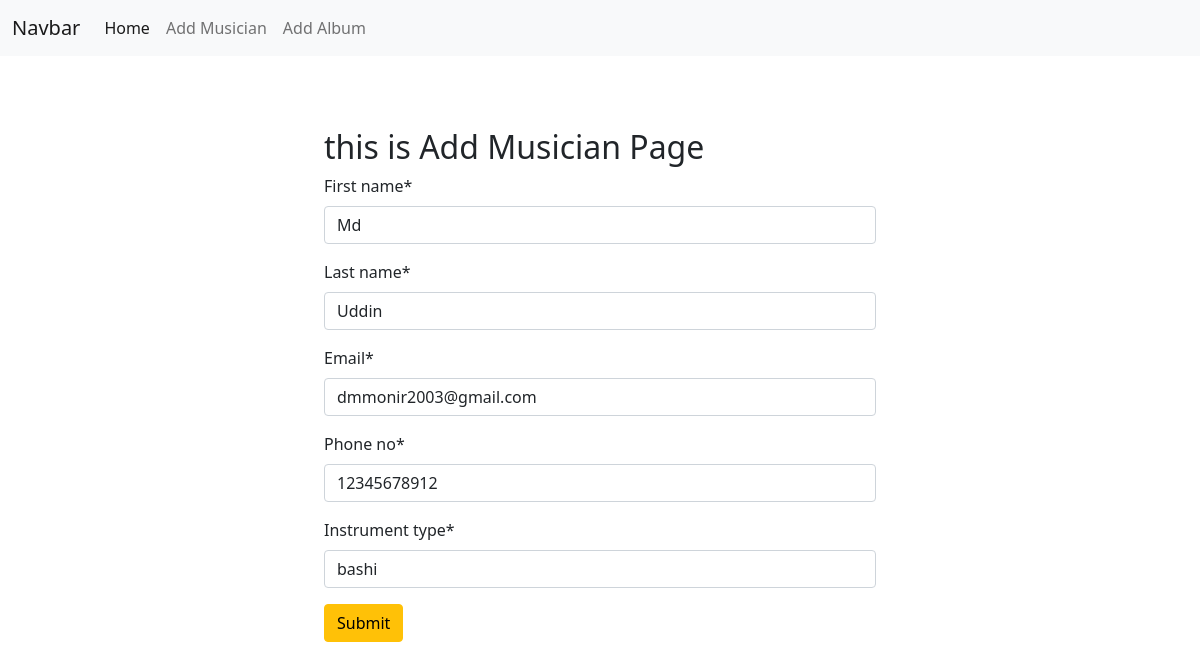
/musician/edit/5, run on the app's committed database.
### musician/models.py (models this page shows, shortened)
class MusicianModel(models.Model):
    first_name=models.CharField(max_length=100)
    last_name=models.CharField(max_length=100)
    email=models.EmailField()
    phone_no=models.CharField(max_length=11)
    instrument_type=models.CharField(max_length=100)

### musician/views.py (the view)
# urls.py: path('edit/<int:pk>',views.EditMusician.as_view(),name='edit_musician'),
class EditMusician(UpdateView):
      model=models.MusicianModel
      form_class=forms.MusicianForm
      template_name='add_musician.html'
      success_url=reverse_lazy('homepage')
      def get_context_data(self, **kwargs):
          context = super().get_context_data(**kwargs)
          context["forms"] = context['form']
          return context

### musician/forms.py
class MusicianForm(forms.ModelForm):
    class Meta:
        model=MusicianModel
        fields='__all__'

### musician/templates/add_musician.html (shortened to what this page needs)
{% extends "base.html" %} {% load crispy_forms_tags %} {% block content %}
<form class="p-4 my-5" style="width: 50%; margin: auto" method="post">
  <h2>this is Add Musician Page</h2>
  {{forms| crispy}}
  <input class="btn btn-warning" type="submit" value="Submit" />
</form>
{% endblock content %}

### data on the page
MusicianModel: first_name "Md", last_name "Uddin", email "dmmonir2003@gmail.com", phone_no "12345678912", instrument_type "bashi"
